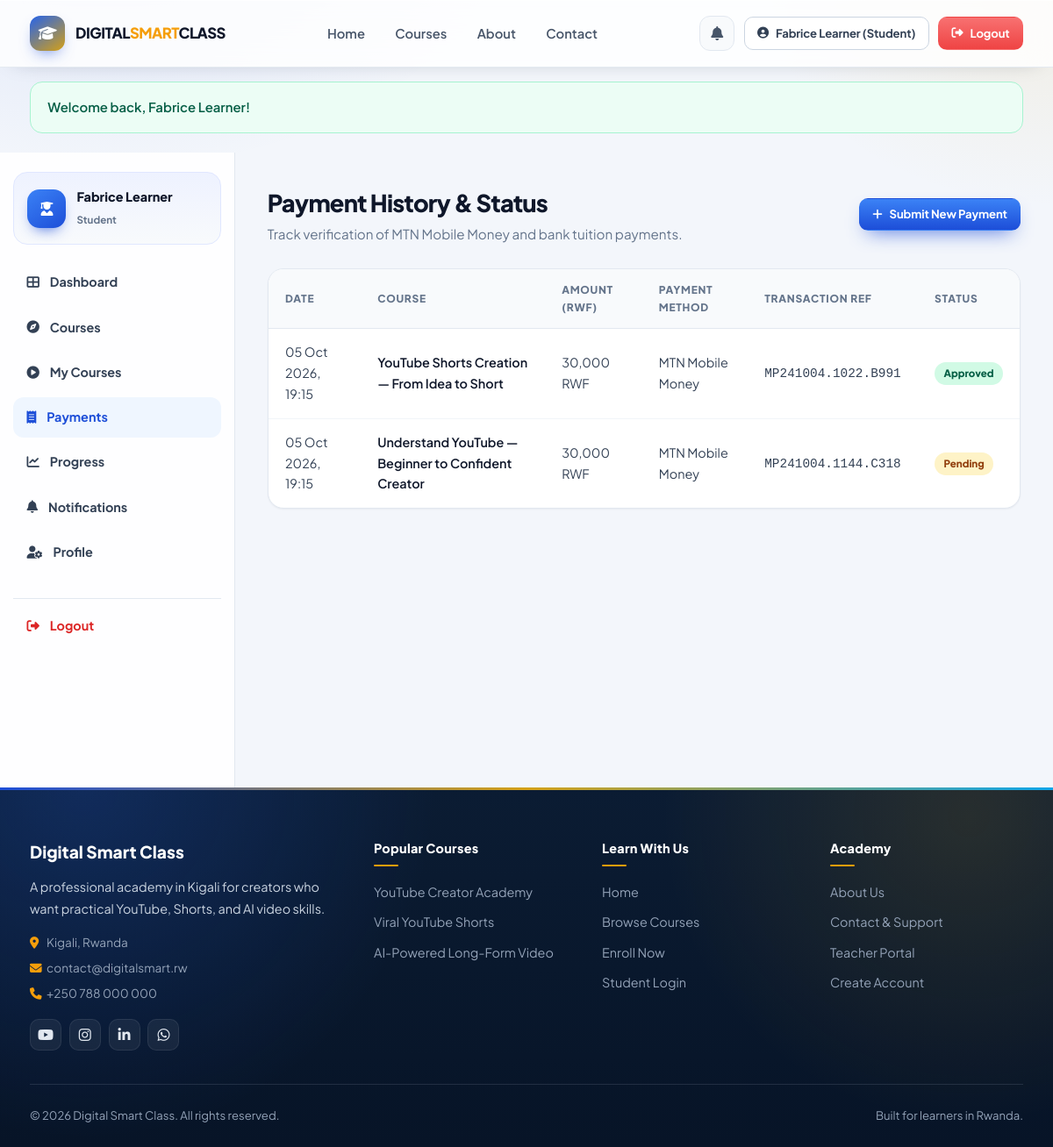
The app's page /student/payments.php (signed in) with its own data.
### tables this page shows
CREATE TABLE IF NOT EXISTS `payments` (
    `id` INT AUTO_INCREMENT PRIMARY KEY,
    `enrollment_id` INT NULL,
    `user_id` INT NOT NULL,
    `course_id` INT NOT NULL,
    `amount` DECIMAL(10, 2) NOT NULL,
    `currency` VARCHAR(10) DEFAULT 'RWF',
    `payment_method` VARCHAR(50) DEFAULT 'MTN Mobile Money',
    `transaction_ref` VARCHAR(100) NOT NULL,
    `sender_phone` VARCHAR(30) NULL,
    `proof_file` VARCHAR(255) NULL,
    `status` ENUM('pending', 'approved', 'rejected') DEFAULT 'pending',
    `accountant_note` TEXT NULL,
    `reviewed_by` INT NULL,
    `created_at` TIMESTAMP DEFAULT CURRENT_TIMESTAMP,
    `updated_at` TIMESTAMP DEFAULT CURRENT_TIMESTAMP ON UPDATE CURRENT_TIMESTAMP,
    FOREIGN KEY (`user_id`) REFERENCES `users`(`id`) ON DELETE CASCADE,
    FOREIGN KEY (`course_id`) REFERENCES `courses`(`id`) ON DELETE CASCADE,
    FOREIGN KEY (`enrollment_id`) REFERENCES `enrollments`(`id`) ON DELETE SET NULL,
    FOREIGN KEY (`reviewed_by`) REFERENCES `users`(`id`) ON DELETE SET NULL
);

CREATE TABLE IF NOT EXISTS `courses` (
    `id` INT AUTO_INCREMENT PRIMARY KEY,
    `category_id` INT NOT NULL,
    `teacher_id` INT NOT NULL,
    `title` VARCHAR(200) NOT NULL,
    `slug` VARCHAR(220) NOT NULL UNIQUE,
    `subtitle` VARCHAR(255) NOT NULL,
    `description` LONGTEXT NOT NULL,
    `level` ENUM('Beginner', 'Beginner → Intermediate', 'Intermediate', 'Advanced', 'All Levels') DEFAULT 'Beginner',
    `duration_weeks` VARCHAR(50) DEFAULT '4 Weeks',
    `duration_hours` INT DEFAULT 6,
    `total_lessons` INT DEFAULT 10,
    `price` DECIMAL(10, 2) NOT NULL DEFAULT 30000.00,
    `currency` VARCHAR(10) DEFAULT 'RWF',
    `thumbnail` VARCHAR(255) DEFAULT 'assets/images/course-default.jpg',
    `is_featured` TINYINT(1) DEFAULT 1,
    `status` ENUM('draft', 'published', 'archived') DEFAULT 'published',
    `created_at` TIMESTAMP DEFAULT CURRENT_TIMESTAMP,
    `updated_at` TIMESTAMP DEFAULT CURRENT_TIMESTAMP ON UPDATE CURRENT_TIMESTAMP,
    FOREIGN KEY (`category_id`) REFERENCES `course_categories`(`id`) ON DELETE RESTRICT,
    FOREIGN KEY (`teacher_id`) REFERENCES `users`(`id`) ON DELETE CASCADE
);

### includes/auth.php (called while the page is built, shortened)
<?php
function is_logged_in() {
    return isset($_SESSION['user_id']) && !empty($_SESSION['user_id']);
}
function current_user() {
    return [
        'id'        => $_SESSION['user_id'],
        'role'      => $_SESSION['user_role'] ?? 'student',
        'role_id'   => $_SESSION['user_role_id'] ?? 3,
        'full_name' => $_SESSION['user_name'] ?? 'User',
        'email'     => $_SESSION['user_email'] ?? '',
    ];
}

### config/database.php (called while the page is built, shortened)
<?php
function site_url($path = '') {
    $protocol = (!empty($_SERVER['HTTPS']) && $_SERVER['HTTPS'] !== 'off') ? "https://" : "http://";
    $host = $_SERVER['HTTP_HOST'] ?? 'localhost';
    $scriptDir = str_replace('\\', '/', dirname($_SERVER['SCRIPT_NAME']));
    $baseDir = preg_replace('/(\/(student|teacher|admin|accountant|config|includes|assets))$/', '', $scriptDir);
    $baseDir = rtrim($baseDir, '/');
    return $protocol . $host . $baseDir . '/' . ltrim($path, '/');
}

### student/payments.php (the view, shortened to what this page needs)
<?php
require_once __DIR__ . '/../includes/student-auth.php';
$user = current_user();
$payments = [];
if ($db_connected && $pdo) {
    try {
        $stmt = $pdo->prepare("
            SELECT p.*, c.title as course_title
            FROM payments p
            JOIN courses c ON p.course_id = c.id
            WHERE p.user_id = :uid
            ORDER BY p.created_at DESC
        ");
        $stmt->execute(['uid' => $user['id']]);
        $payments = $stmt->fetchAll();
    } catch (PDOException $e) {
        $payments = [];
    }
}
require_once __DIR__ . '/../includes/header.php';
?>
<div class="dashboard-layout">
    <aside class="sidebar">
        <div class="sidebar-user">
            <div class="sidebar-user-avatar"><i class="fas fa-user-graduate"></i></div>
            <div class="sidebar-user-info">
                <h5><?= e($user['full_name']); ?></h5>
                <span>Student</span>
            </div>
        </div>
        <ul class="sidebar-menu">
            <li class="sidebar-item"><a href="<?= site_url('student/dashboard.php'); ?>"><i class="fas fa-th-large"></i> Dashboard</a></li>
            <li class="sidebar-item"><a href="<?= site_url('student/courses.php'); ?>"><i class="fas fa-compass"></i> Courses</a></li>
            <li class="sidebar-item"><a href="<?= site_url('student/my-courses.php'); ?>"><i class="fas fa-play-circle"></i> My Courses</a></li>
            <li class="sidebar-item active"><a href="<?= site_url('student/payments.php'); ?>"><i class="fas fa-receipt"></i> Payments</a></li>
            <li class="sidebar-item"><a href="<?= site_url('student/progress.php'); ?>"><i class="fas fa-chart-line"></i> Progress</a></li>
            <li class="sidebar-item"><a href="<?= site_url('student/notifications.php'); ?>"><i class="fas fa-bell"></i> Notifications</a></li>
            <li class="sidebar-item"><a href="<?= site_url('student/profile.php'); ?>"><i class="fas fa-user-cog"></i> Profile</a></li>
            <li class="sidebar-item" style="margin-top: 1.5rem; border-top: 1px solid var(--gray-200); padding-top: 0.5rem;">
                <a href="<?= site_url('logout.php'); ?>" style="color: var(--danger);"><i class="fas fa-sign-out-alt"></i> Logout</a>
            </li>
        </ul>
    </aside>
    <main class="dashboard-main">
        <div class="dashboard-title-bar">
            <div>
                <h2>Payment History & Status</h2>
                <p style="color: var(--gray-500); font-size: 0.95rem;">Track verification of MTN Mobile Money and bank tuition payments.</p>
            </div>
            <a href="<?= site_url('student/payment.php'); ?>" class="btn btn-primary btn-sm">
                <i class="fas fa-plus"></i> Submit New Payment
            </a>
        </div>
        <div class="table-card">
            <div class="table-responsive">
                <table>
                    <thead>
                        <tr>
                            <th>Date</th>
                            <th>Course</th>
                            <th>Amount (RWF)</th>
                            <th>Payment Method</th>
                            <th>Transaction Ref</th>
                            <th>Status</th>
                        </tr>
                    </thead>
                    <tbody>
                        <?php if (empty($payments)): ?>
                            <tr>
                                <td colspan="6" style="text-align: center; padding: 2.5rem; color: #64748b;">
                                    No payment records submitted yet.<br>
                                    <a href="<?= site_url('student/courses.php'); ?>" class="btn btn-primary btn-sm" style="margin-top: 1rem;">
                                        Browse Available Courses
                                    </a>
                                </td>
                            </tr>
                        <?php else: ?>
                            <?php foreach ($payments as $p): ?>
                                <tr>
                                    <td><?= date('d M Y, H:i', strtotime($p['created_at'])); ?></td>
                                    <td style="font-weight: 600; color: #0f172a;"><?= e($p['course_title']); ?></td>
                                    <td><?= format_money($p['amount'], $p['currency'] ?? 'RWF'); ?></td>
                                    <td><?= e($p['payment_method']); ?></td>
                                    <td><code><?= e($p['transaction_ref']); ?></code></td>
                                    <td>
                                        <span class="badge badge-<?= $p['status']; ?>">
                                            <?= e(ucfirst($p['status'])); ?>
                                        </span>
                                    </td>
                                </tr>
                            <?php endforeach; ?>
                        <?php endif; ?>
                    </tbody>
                </table>
            </div>
        </div>
    </main>
</div>
<?php require_once __DIR__ . '/../includes/footer.php'; ?>

### records on screen
payments: created_at "05 Oct 2026, 19:15", course.title "YouTube Shorts Creation — From Idea to Short", format_money($p['amount'], $p['currency'] ?? 'RWF') "30,000 RWF", payment_method "MTN Mobile Money", transaction_ref "MP241004.1022.B991", status "Approved"
payments: created_at "05 Oct 2026, 19:15", course.title "Understand YouTube — Beginner to Confident Creator", format_money($p['amount'], $p['currency'] ?? 'RWF') "30,000 RWF", payment_method "MTN Mobile Money", transaction_ref "MP241004.1144.C318", status "Pending"

### other values on screen
$currentUser['full_name'] "Fabrice Learner"
$roleLabel "Student"
$msg "Welcome back, Fabrice Learner!"
$user['full_name'] "Fabrice Learner"
